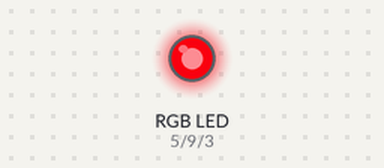
A program run on a simulated Arduino Nano, built with avr-gcc and run on an emulated ATmega328P. On the bench: an RGB LED mixed from three pins (HIGH = lit). Dim RGB values are drawn brighter than linear.

Above: at 0.15 s.
At 6.46 s:
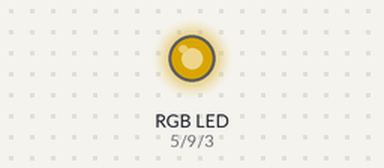
At 12.59 s:
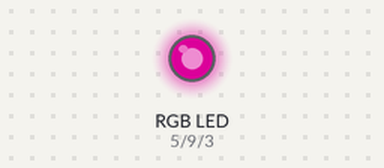
At 18.61 s:
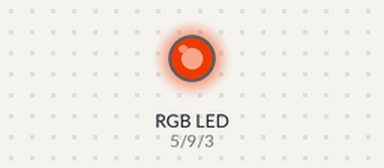
At 28.96 s:
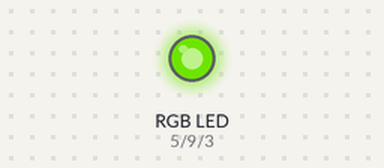
At 39.61 s:
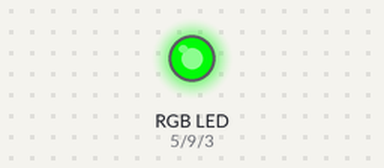
Timing chart, 0 to 40.0 s (numbered marks = the images above):
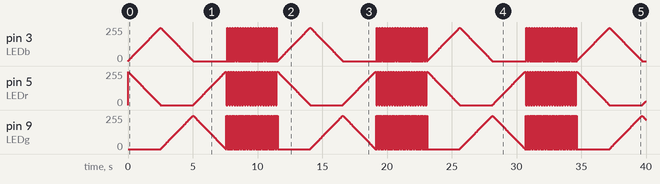

The program:

main.cpp
```cpp
//#include <Arduino.h>

// put function declarations here:
//int myFunction(int, int);

/*void setup() {
  pinMode(3, OUTPUT);
  // put your setup code here, to run once:
  //int result = myFunction(2, 3);
}

void loop() {
  analogWrite(3, 250);
  delay(1000);
  analogWrite(3, 50);
  delay(500);
  // put your main code here, to run repeatedly:
}

// put function definitions here:
int myFunction(int x, int y) {
  return x + y;
}*/
```

RGB_LED.cpp
```cpp
/*#include <Arduino.h>
int LEDb = 3; // Farbe b an Pin 3
int LEDr = 5; // Farbe r an Pin 5
int LEDg=7; // Farbe g an Pin 6
int p=1000; // p ist eine Pause mit 1000ms also 1 Sekunde
int brightness1a = 250; // Zahlenwert zwischen 0 und 255 – gibt die Leuchtstärke der einzelnen Farbe an
int brightness1b = 250; // Zahlenwert zwischen 0 und 255 – gibt die Leuchtstärke der einzelnen Farbe an
int brightness1c = 250; // Zahlenwert zwischen 0 und 255 – gibt die Leuchtstärke der einzelnen Farbe an
int dunkel = 0; // Zahlenwer 0 bedeutet Spannung 0V – also LED aus
void setup()
{
pinMode(LEDb, OUTPUT);
pinMode(LEDg, OUTPUT);
pinMode(LEDr, OUTPUT);
}
void loop()
{
analogWrite(LEDb, brightness1a); // b einschalten
delay(p); // pause
analogWrite(LEDb, dunkel); // b ausschalten
analogWrite(LEDr, brightness1b); // r einschalten
delay(p); // pause
analogWrite(LEDr, dunkel); // rausschalten
analogWrite(LEDg, brightness1c); // g einschalten
delay(p); // pause
analogWrite(LEDg, dunkel); // gausschalten
}*/

/*#include <Arduino.h>
int LEDb = 3; // Farbe b an Pin 3
int LEDr = 5; // Farbe r an Pin 5
int LEDg=6; // Farbe g an Pin 6
int p=1000; // p ist eine Pause mit 1000ms also 1 Sekunde
int brightness1a = 150; // Zahlenwert zwischen 0 und 255 – gibt //die Leuchtstärke der einzelnen Farbe an
int brightness1b = 150; // Zahlenwert zwischen 0 und 255 – gibt //die Leuchtstärke der einzelnen Farbe an
int brightness1c = 150; // Zahlenwert zwischen 0 und 255 – gibt //die Leuchtstärke der einzelnen Farbe an
int dunkel = 0; // Zahlenwert 0 bedeutet Spannung 0V – also LED
//aus
void setup()
{
    pinMode(LEDb, OUTPUT);
    pinMode(LEDg, OUTPUT);
    pinMode(LEDr, OUTPUT);
}
void loop()
{
analogWrite(LEDg, brightness1c); // g und r ein = gelb
analogWrite(LEDr, brightness1b);
delay(p);
analogWrite(LEDg, dunkel); // g und r aus = gelb aus
analogWrite(LEDr, dunkel);
analogWrite(LEDg, brightness1c); // g und b ein =
//türkis
analogWrite(LEDb, brightness1b);
delay(p);
analogWrite(LEDg, dunkel); // g und b aus = türkis aus
analogWrite(LEDb, dunkel);
analogWrite(LEDr, brightness1b); // r und b ein = lila
analogWrite(LEDb, brightness1b);
delay(p);
analogWrite(LEDr, dunkel); // r und b aus = lila aus
analogWrite(LEDb, dunkel);
}*/
```

dance.cpp
```cpp
/*#include <Arduino.h>

// Pins
const int LEDb = 3;
const int LEDr = 5;
const int LEDg = 6;

// Variablen
int hell = 200;

void setup() {
  pinMode(LEDb, OUTPUT);
  pinMode(LEDg, OUTPUT);
  pinMode(LEDr, OUTPUT);
}

// Hilfsfunktion zum einfachen Setzen der Farben
void setRGB(int r, int g, int b) {
  analogWrite(LEDr, r);
  analogWrite(LEDg, g);
  analogWrite(LEDb, b);
}

void loop() {
  // --- TEIL 1: Sanfte Übergänge (Fading) ---
  // Von r zu b
  for (int i = 0; i <= hell; i++) {
    setRGB(hell - i, 0, i);
    delay(10);
  }
  // Von b zu Grün
  for (int i = 0; i <= hell; i++) {
    setRGB(0, i, hell - i);
    delay(10);
  }
  // Von Grün zu r
  for (int i = 0; i <= hell; i++) {
    setRGB(i, hell - i, 0);
    delay(10);
  }

  // --- TEIL 2: Schneller Farbwechsel (Stroboskop) ---
  for (int i = 0; i < 20; i++) {
    setRGB(hell, 0, 0); delay(50); // r
    setRGB(0, hell, 0); delay(50); // Grün
    setRGB(0, 0, hell); delay(50); // b
    setRGB(hell, hell, 0); delay(50); // Gelb
  }
}*/
```

flie_end.cpp
```cpp
/*#include <Arduino.h>

// Definition der Pins
const int LEDb = 3;
const int LEDr = 5;
const int LEDg = 6;

// Zeit für den Übergang (je kleiner, desto schneller der Wechsel)
int speed = 10;

void setup() {
  pinMode(LEDb, OUTPUT);
  pinMode(LEDg, OUTPUT);
  pinMode(LEDr, OUTPUT);
}

// Funktion für den fließenden Übergang
// pinA: Pin, der dunkler werden soll
// pinB: Pin, der heller werden soll
void fadeColor(int pinA, int pinB) {
  for (int i = 0; i <= 255; i++) {
    analogWrite(pinB, i);       // Neue Farbe wird heller
    analogWrite(pinA, 255 - i); // Alte Farbe wird dunkler
    delay(speed);
  }
}

void loop() {
  // 1. Start mit r
  analogWrite(LEDr, 255);
  analogWrite(LEDb, 0);
  analogWrite(LEDg, 0);
  delay(1000);

  // 2. Übergang r zu b
  fadeColor(LEDr, LEDb);
  delay(500);

  // 3. Übergang b zu Grün
  fadeColor(LEDb, LEDg);
  delay(500);

  // 4. Übergang Grün zu r
  fadeColor(LEDg, LEDr);
  delay(500);
}*/
```

neu.cpp
```cpp
/*#include <Arduino.h>

// Definition der Pins
int LEDb = 3;
int LEDr = 5;
int LEDg = 7; // Korrigiert auf Pin 6

int p = 2000; // Pause 1 Sekunde
int hell = 200; // Helligkeitswert für die Farben
int dunkel = 0; // 0V = Aus

void setup() {
  pinMode(LEDb, OUTPUT);
  pinMode(LEDg, OUTPUT);
  pinMode(LEDr, OUTPUT);
}

void loop() {
  // 1. Erst r
  analogWrite(LEDr, hell);
  delay(p);
  analogWrite(LEDr, dunkel);

  // 2. Dann b
  analogWrite(LEDb, hell);
  delay(p);
  analogWrite(LEDb, dunkel);

  // 3. Danach Grün
  analogWrite(LEDg, hell);
  delay(p);
  analogWrite(LEDg, dunkel);

  // 4. Am Ende unterschiedliche Farben (Mischfarben)
  // Beispiel: r + b = Lila
  analogWrite(LEDr, hell);
  analogWrite(LEDb, hell);
  delay(p);
  analogWrite(LEDr, dunkel);
  analogWrite(LEDb, dunkel);

  // Beispiel: b + Grün = Cyan
  analogWrite(LEDb, hell);
  analogWrite(LEDg, hell);
  delay(p);
  analogWrite(LEDb, dunkel);
  analogWrite(LEDg, dunkel);
}*/
```

neu2.cpp
```cpp
#include <Arduino.h>
int LEDb = 3;
int LEDr = 5;
int LEDg = 9;
int p = 1000;      // 1 Sekunde Pause
int hell = 250;    // Helligkeit
int dunkel = 0;    // Aus
void allesAus() { // Hilfsfunktion: Schaltet alles aus
  analogWrite(LEDr, dunkel);
  analogWrite(LEDb, dunkel);
  analogWrite(LEDg, dunkel);
}
void setup() {
  pinMode(LEDb, OUTPUT);
  pinMode(LEDg, OUTPUT);
  pinMode(LEDr, OUTPUT);
}
void setRGB(int r, int g, int b) {
  analogWrite(LEDr, r);
  analogWrite(LEDg, g);
  analogWrite(LEDb, b);
}

void loop() {
  // --- TEIL 1: Sanfte Übergänge (Fading) ---
  // Von r zu b
  for (int i = 0; i <= hell; i++) {
    setRGB(hell - i, 0, i);
    delay(10);
  }
  // Von b zu Grün
  for (int i = 0; i <= hell; i++) {
    setRGB(0, i, hell - i);
    delay(10);
  }
  // Von Grün zu r
  for (int i = 0; i <= hell; i++) {
    setRGB(i, hell - i, 0);
    delay(10);
  }
  // --- TEIL 2: Schneller Farbwechsel (Stroboskop) ---
  for (int i = 0; i < 20; i++) {
    setRGB(hell, 0, 0); delay(50); // r
    setRGB(0, hell, 0); delay(50); // Grün
    setRGB(0, 0, hell); delay(50); // b
    setRGB(hell, hell, 0); delay(50); // Gelb
  }
}

// Hier steht dein Code, den du geschrieben hast...
int main() {
    init(); // Initialisiert die Hardware
    setup(); // Ruft einmalig deine setup()-Funktion auf

    while(true) {
        loop(); // Ruft dauerhaft deine loop()-Funktion auf
        if (serialEventRun) serialEventRun(); // Optional für serielle Kommunikation
    }

    return 0;
}
```
